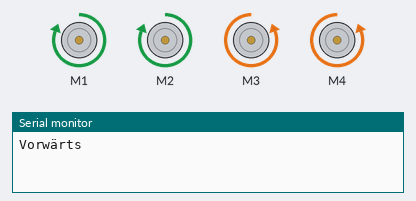
The sketch below on a simulated Arduino Uno, built with avr-gcc and run on an emulated ATmega328P. Parts: 4 × DC motor (green arrow = forward, orange = backward, longer = faster), the last lines printed to the serial monitor.

Above: at 1.0 s.
At 3.0 s:
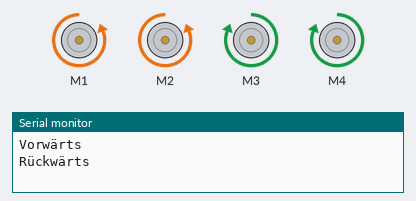
Timing chart, 0 to 5.2 s (numbered marks = the images above):
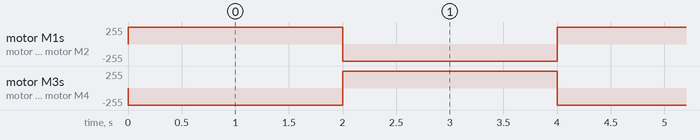

The sketch:

Motorsteuerung.ino
```cpp
#include <AFMotor.h>


AF_DCMotor M1(1);
AF_DCMotor M2(2);
AF_DCMotor M3(3);
AF_DCMotor M4(4);

void setup()
{
  Serial.begin(9600);
  M1.setSpeed(255);
  M2.setSpeed(255);
  M3.setSpeed(255);
  M4.setSpeed(255);
}

void loop()
{
 Vorne();
 delay(2000);
 Hinten();
 delay(2000);
}


void Vorne()
{
  Serial.println("Vorwärts");
  M1.run(FORWARD);
  M2.run(FORWARD);
  M3.run(BACKWARD);
  M4.run(BACKWARD);
}

void Hinten()
{
  Serial.println("Rückwärts");
  M1.run(BACKWARD);
  M2.run(BACKWARD);
  M3.run(FORWARD);
  M4.run(FORWARD);
}

void Links()
{
  Serial.println("Links");
  M1.run(FORWARD);
  M2.run(FORWARD);
  M3.run(BACKWARD);
  M4.run(FORWARD);
}

void Rechts()
{
  Serial.println("Rechts");
  M1.run(FORWARD);
  M2.run(RELEASE);
  M3.run(RELEASE);
  M4.run(BACKWARD);
}
```

Measured:
- by itself, motor M1–4: alternates forward 255/255 for 2.0 s and backward 255/255 for 2.0 s
